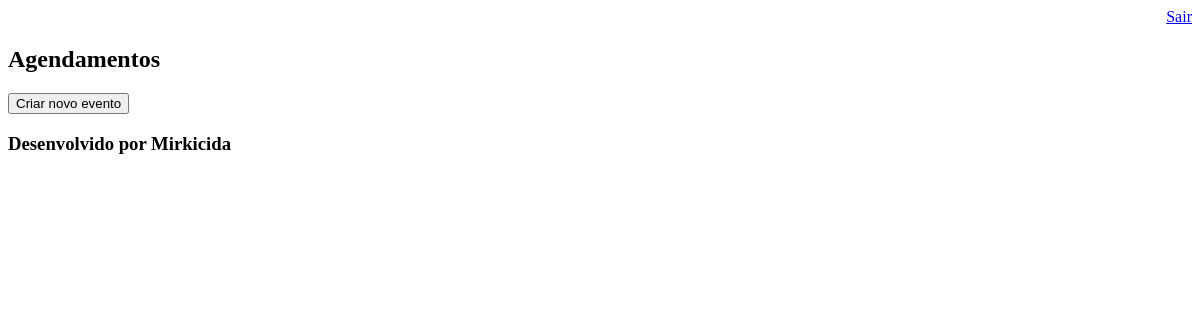
Page /agenda/ (signed in) on the earlier database version.
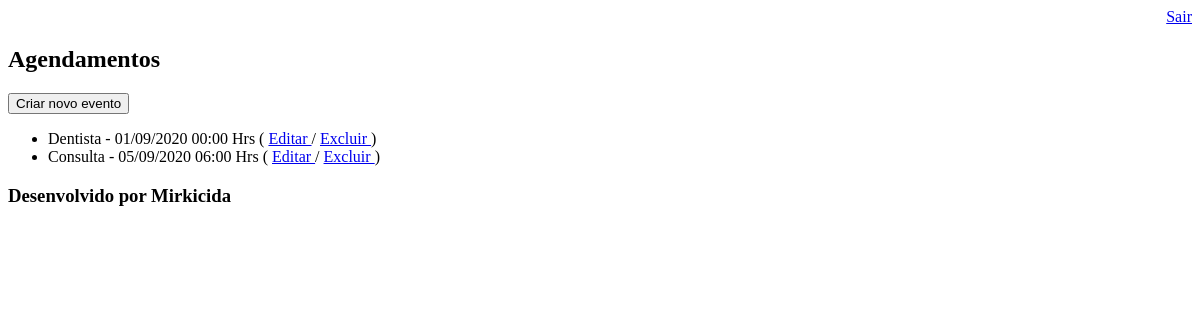
Same page on the later database version.
### core/models.py (models this page shows, shortened)
class Evento(models.Model):
        titulo = models.CharField(max_length=100, verbose_name="Título")
        descricao = models.TextField(blank=True, null=True, verbose_name="Descrição")
        data_evento = models.DateTimeField(verbose_name="Data do Evento")
        data_criacao = models.DateTimeField(auto_now=True, verbose_name="Data da Criação")
        usuario = models.ForeignKey(User, on_delete=models.CASCADE)
        class Meta:
            db_table = 'evento'
        def get_data_evento(self):
            return self.data_evento.strftime('%d/%m/%Y %H:%M Hrs')

### core/views.py (the view)
# urls.py: path('agenda/', views.lista_eventos),
@login_required(login_url='/login/')
def lista_eventos(request):
    evento = Evento.objects.all
    dados = {'eventos':evento}
    return render(request, 'agenda.html', dados)

### templates/agenda.html
{% extends "model-page.html" %}
{% block content %}
    <h2>Agendamentos</h2>
    <a href="evento/">
        <button type="button">Criar novo evento</button>
    </a>
        <ul>
        {% for evento in eventos %}
            <li>
                {{ evento.titulo }} - {{ evento.get_data_evento }}
                ( <a href="evento/?id={{ evento.id }}"> Editar </a>/
                <a href="evento/delete/{{ evento.id }}/"> Excluir </a>)
            </li>
        {% endfor %}
        </ul>
{% endblock %}

### templates/model-page.html
<!DOCTYPE html>
<html lang="en">
<head>
    {% include "model-header.html" %}
</head>
<body>
    {% block content %}  {% endblock %}
    {% include "model-footer.html" %}
</body>
</html>

### templates/model-header.html (shortened to what this page needs)
<div align="right">
    <a href="/logout">Sair</a>
</div>

### templates/model-footer.html
<h3> Desenvolvido por Mirkicida</h3>

Differences in the rows shown:
added Evento: titulo "Dentista", get_data_evento "01/09/2020 00:00 Hrs"
added Evento: titulo "Consulta", get_data_evento "05/09/2020 06:00 Hrs"
